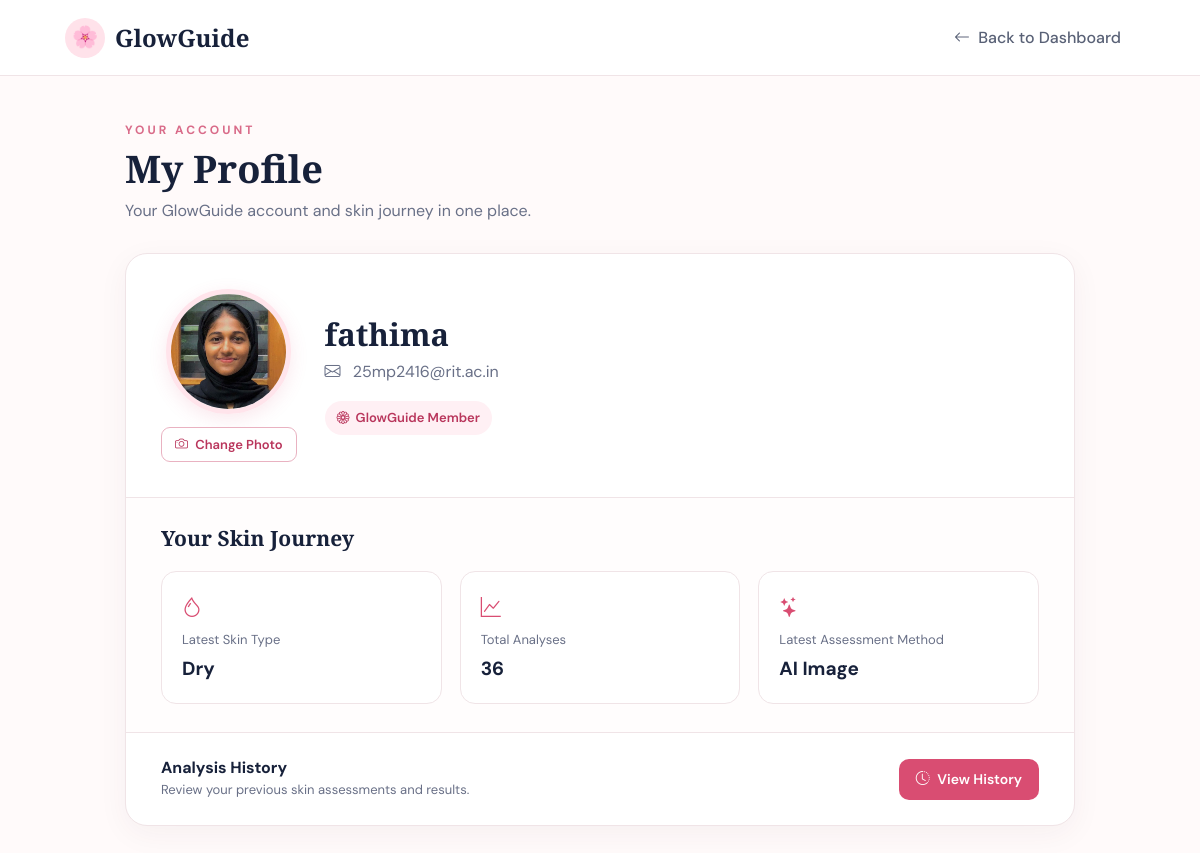
The app's page /profile (signed in), older data.
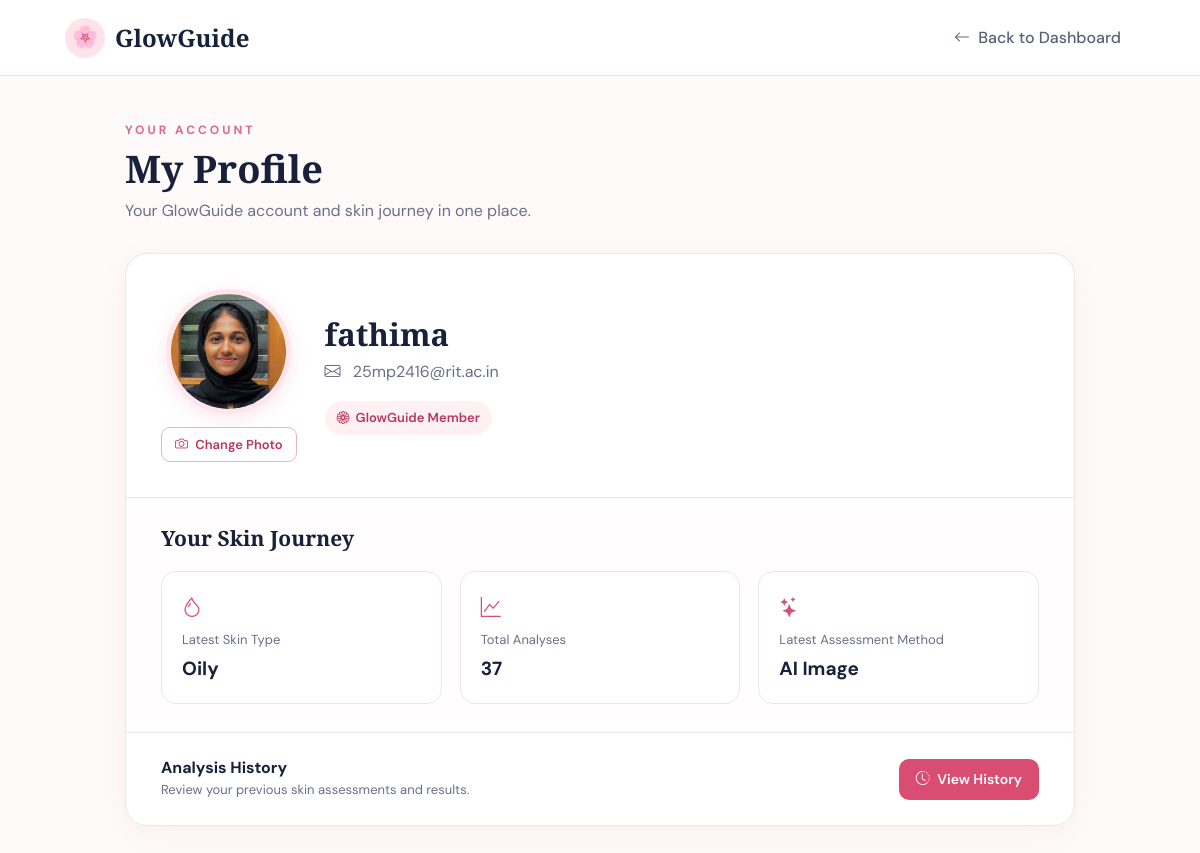
The same page, newer data.
### tables this page shows
CREATE TABLE users (
            id INTEGER PRIMARY KEY AUTOINCREMENT,
            fullname TEXT NOT NULL,
            email TEXT UNIQUE NOT NULL,
            password TEXT NOT NULL
        , role TEXT DEFAULT 'user', profile_image TEXT);

CREATE TABLE analysis_history (
    id INTEGER PRIMARY KEY AUTOINCREMENT,
    user_email TEXT NOT NULL,
    analysis_date TIMESTAMP DEFAULT CURRENT_TIMESTAMP,
    method TEXT NOT NULL,
    skin_type TEXT NOT NULL,
    confidence REAL,
    image_name TEXT
);

### app.py (the view)
@app.route("/profile")
def profile():
    if "user" not in session:
        return redirect("/login")
    conn = get_db_connection()
    cursor = conn.cursor()
    cursor.execute(
        "SELECT fullname, email, profile_image FROM users WHERE email = ?",
        (session["user_email"],)
    )
    user = cursor.fetchone()
    cursor.execute(
        "SELECT COUNT(*) FROM analysis_history WHERE user_email = ?",
        (session["user_email"],)
    )
    analysis_count = cursor.fetchone()[0]
    cursor.execute("""
        SELECT skin_type, method
        FROM analysis_history
        WHERE user_email = ?
        ORDER BY id DESC
        LIMIT 1
    """, (session["user_email"],))
    latest_analysis = cursor.fetchone()
    conn.close()
    return render_template(
        "profile.html",
        user=user,
        analysis_count=analysis_count,
        latest_analysis=latest_analysis
    )

### app.py (called while the page is built)
def get_db_connection():
    conn = sqlite3.connect("glowguide.db")
    conn.row_factory = sqlite3.Row
    return conn

### templates/profile.html (shortened to what this page needs)
<!DOCTYPE html>
<html lang="en">
<head>
    <link
        href="https://cdn.jsdelivr.net/npm/bootstrap@5.3.3/dist/css/bootstrap.min.css"
        rel="stylesheet">
    <link
        rel="stylesheet"
        href="https://cdn.jsdelivr.net/npm/bootstrap-icons@1.11.3/font/bootstrap-icons.min.css">
</head>
<body>
<nav class="profile-navbar">
    <div class="navbar-inner">
        <a href="{{ url_for('dashboard') }}"
           class="brand">
            <div class="brand-icon">
                🌸
            </div>
            <span class="brand-name">
                GlowGuide
            </span>
        </a>
        <a href="{{ url_for('dashboard') }}"
           class="back-dashboard">
            <i class="bi bi-arrow-left me-1"></i>
            Back to Dashboard
        </a>
    </div>
</nav>
<main class="profile-container">
    <div class="page-label">
        Your Account
    </div>
    <h1 class="page-title">
        My Profile
    </h1>
    <p class="page-description">
        Your GlowGuide account and skin journey in one place.
    </p>
    <section class="profile-card">
        <div class="profile-main">
            <div class="profile-photo-section">
                {% if user["profile_image"] %}
                    <img
                        src="{{ url_for(
                            'static',
                            filename='profile_images/' + user['profile_image']
                        ) }}"
                        class="profile-photo"
                        id="profilePreview"
                        alt="Profile photo">
                {% endif %}
                <form
                    method="POST"
                    action="{{ url_for('upload_profile_image') }}"
                    enctype="multipart/form-data">
                    <label
                        for="profile_image"
                        class="change-photo-label">
                        <i class="bi bi-camera me-1"></i>
                        {% if user["profile_image"] %}
                            Change Photo
                        {% else %}
                            Add Photo
                        {% endif %}
                    </label>
                    <br>
                </form>
            </div>
            <div class="profile-details">
                <h2>
                    {{ user["fullname"] }}
                </h2>
                <div class="profile-email">
                    <i class="bi bi-envelope me-2"></i>
                    {{ user["email"] }}
                </div>
                <span class="member-badge">
                    <i class="bi bi-flower1"></i>
                    GlowGuide Member
                </span>
            </div>
        </div>
        <div class="stats-section">
            <h3 class="stats-title">
                Your Skin Journey
            </h3>
            <div class="stats-grid">
                <div class="stat-box">
                    <i class="bi bi-droplet stat-icon"></i>
                    <span class="stat-label">
                        Latest Skin Type
                    </span>
                    {% if latest_analysis %}
                        <p class="stat-value">
                            {{ latest_analysis["skin_type"]|capitalize }}
                        </p>
                    {% else %}
                        <p class="stat-value">
                            Not analyzed yet
                        </p>
                    {% endif %}
                </div>
                <div class="stat-box">
                    <i class="bi bi-graph-up stat-icon"></i>
                    <span class="stat-label">
                        Total Analyses
                    </span>
                    <p class="stat-value">
                        {{ analysis_count }}
                    </p>
                </div>
                <div class="stat-box">
                    <i class="bi bi-stars stat-icon"></i>
                    <span class="stat-label">
                        Latest Assessment Method
                    </span>
                    {% if latest_analysis %}
                        <p class="stat-value">
                            {{ latest_analysis["method"] }}
                        </p>
                    {% else %}
                        <p class="stat-value">
                            No assessment yet
                        </p>
                    {% endif %}
                </div>
            </div>
        </div>
        <div class="profile-actions">
            <div class="action-text">
                <h5>
                    Analysis History
                </h5>
                <p>
                    Review your previous skin assessments
                    and results.
                </p>
            </div>
            <a
                href="{{ url_for('history') }}"
                class="history-button">
                <i class="bi bi-clock-history me-1"></i>
                View History
            </a>
        </div>
    </section>
</main>
</body>
</html>

### templates/profile.html (style rules this page uses)
:root { --primary: #d94d72; --primary-dark: #b9365c; --pink-light: #fff0f4; --page-bg: #fffafa; --text-dark: #17213a; --text-muted: #697087; --border: #f0e4e7; }
* { box-sizing: border-box; }
body { margin: 0; background: var(--page-bg); color: var(--text-dark); font-family: "DM Sans", sans-serif; }
a { text-decoration: none; }
.profile-navbar { height: 76px; background: #ffffff; border-bottom: 1px solid var(--border); display: flex; align-items: center; }
.navbar-inner { width: 100%; max-width: 1120px; margin: auto; padding: 0 25px; display: flex; align-items: center; justify-content: space-between; }
.brand { display: flex; align-items: center; gap: 10px; color: var(--text-dark); }
.brand-icon { width: 40px; height: 40px; display: flex; align-items: center; justify-content: center; border-radius: 50%; background: #ffe2ea; font-size: 21px; }
.brand-name { font-family: "Playfair Display", serif; font-size: 24px; font-weight: 600; }
.back-dashboard { color: #596176; font-weight: 500; padding: 9px 14px; border-radius: 10px; transition: 0.2s; }
.profile-container { max-width: 1000px; margin: auto; padding: 45px 25px 70px; }
.page-label { color: #d96b89; font-size: 12px; font-weight: 700; text-transform: uppercase; letter-spacing: 3px; margin-bottom: 7px; }
.page-title { font-family: "Playfair Display", serif; font-size: 38px; font-weight: 600; margin-bottom: 7px; }
.page-description { color: var(--text-muted); margin-bottom: 30px; }
.profile-card { background: #ffffff; border: 1px solid var(--border); border-radius: 22px; overflow: hidden; box-shadow: 0 8px 30px rgba(70, 45, 55, 0.05); }
.profile-main { display: flex; align-items: center; gap: 28px; padding: 35px; }
.profile-photo-section { text-align: center; flex-shrink: 0; }
.profile-photo { width: 125px; height: 125px; border-radius: 50%; object-fit: cover; border: 5px solid #ffe4eb; box-shadow: 0 5px 18px rgba(217, 77, 114, 0.13); }
.change-photo-label { display: inline-block; margin-top: 13px; padding: 7px 13px; border: 1px solid #e9b2c1; border-radius: 9px; color: var(--primary-dark); background: white; font-size: 13px; font-weight: 600; cursor: pointer; transition: 0.2s; }
.profile-details { flex: 1; }
.profile-details h2 { font-family: "Playfair Display", serif; font-size: 31px; font-weight: 600; margin-bottom: 7px; }
.profile-email { color: var(--text-muted); margin-bottom: 17px; }
.member-badge { display: inline-flex; align-items: center; gap: 6px; padding: 7px 12px; border-radius: 20px; background: #fff0f4; color: #b9365c; font-size: 13px; font-weight: 600; }
.stats-section { border-top: 1px solid var(--border); padding: 28px 35px; background: #fffdfd; }
.stats-title { font-family: "Playfair Display", serif; font-size: 21px; font-weight: 600; margin-bottom: 20px; }
.stats-grid { display: grid; grid-template-columns: repeat(3, 1fr); gap: 18px; }
.stat-box { border: 1px solid var(--border); border-radius: 15px; background: #ffffff; padding: 20px; min-height: 115px; display: flex; flex-direction: column; justify-content: center; }
.stat-icon { color: var(--primary); font-size: 20px; margin-bottom: 8px; }
.stat-label { color: var(--text-muted); font-size: 13px; margin-bottom: 5px; }
.stat-value { font-size: 19px; font-weight: 700; margin: 0; }
.profile-actions { border-top: 1px solid var(--border); padding: 25px 35px; display: flex; align-items: center; justify-content: space-between; }
.action-text h5 { font-size: 16px; font-weight: 700; margin-bottom: 3px; }
.action-text p { margin: 0; color: var(--text-muted); font-size: 13px; }
.history-button { padding: 10px 17px; border-radius: 10px; background: var(--primary); color: white; font-size: 14px; font-weight: 600; transition: 0.2s; }

Row changes from the older to the newer data that the page shows:
no longer on this page (row unchanged): analysis_history: skin_type "Dry", method "AI Image"
added analysis_history: skin_type "Oily", method "AI Image"
Text that changed along with them:
{{ analysis_count }}: "36" → "37"
